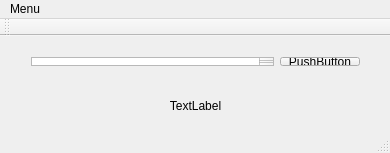
<?xml version="1.0" encoding="UTF-8"?>
<ui version="4.0">
 <class>MainWindow</class>
 <widget class="QMainWindow" name="MainWindow">
  <property name="geometry">
   <rect>
    <x>0</x>
    <y>0</y>
    <width>390</width>
    <height>153</height>
   </rect>
  </property>
  <property name="windowTitle">
   <string>MainWindow</string>
  </property>
  <widget class="QWidget" name="centralWidget">
   <widget class="QLabel" name="label">
    <property name="geometry">
     <rect>
      <x>100</x>
      <y>60</y>
      <width>191</width>
      <height>21</height>
     </rect>
    </property>
    <property name="text">
     <string>&lt;html&gt;&lt;head/&gt;&lt;body&gt;&lt;p align=&quot;center&quot;&gt;TextLabel&lt;/p&gt;&lt;/body&gt;&lt;/html&gt;</string>
    </property>
   </widget>
   <widget class="QWidget" name="">
    <property name="geometry">
     <rect>
      <x>20</x>
      <y>10</y>
      <width>351</width>
      <height>31</height>
     </rect>
    </property>
    <layout class="QHBoxLayout" name="horizontalLayout">
     <item>
      <widget class="QTextEdit" name="textEdit"/>
     </item>
     <item>
      <widget class="QPushButton" name="pushButton">
       <property name="text">
        <string>PushButton</string>
       </property>
      </widget>
     </item>
    </layout>
   </widget>
  </widget>
  <widget class="QMenuBar" name="menuBar">
   <property name="geometry">
    <rect>
     <x>0</x>
     <y>0</y>
     <width>390</width>
     <height>25</height>
    </rect>
   </property>
   <widget class="QMenu" name="menuMenu">
    <property name="title">
     <string>Menu</string>
    </property>
    <addaction name="actionOpcje"/>
    <addaction name="actionExit"/>
   </widget>
   <addaction name="menuMenu"/>
  </widget>
  <widget class="QToolBar" name="mainToolBar">
   <attribute name="toolBarArea">
    <enum>TopToolBarArea</enum>
   </attribute>
   <attribute name="toolBarBreak">
    <bool>false</bool>
   </attribute>
  </widget>
  <widget class="QStatusBar" name="statusBar"/>
  <action name="actionOpcje">
   <property name="text">
    <string>Opcje</string>
   </property>
  </action>
  <action name="actionExit">
   <property name="checkable">
    <bool>false</bool>
   </property>
   <property name="text">
    <string>Exit</string>
   </property>
  </action>
 </widget>
 <layoutdefault spacing="6" margin="11"/>
 <resources/>
 <connections/>
</ui>
